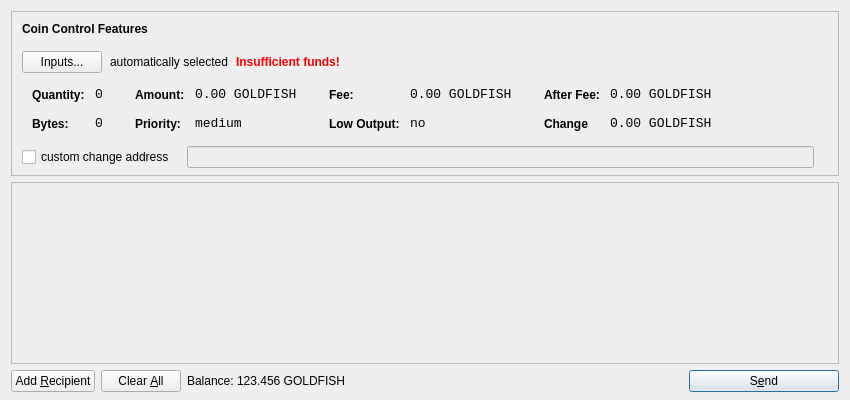
<?xml version="1.0" encoding="UTF-8"?>
<ui version="4.0">
 <class>SendCoinsDialog</class>
 <widget class="QDialog" name="SendCoinsDialog">
  <property name="geometry">
   <rect>
    <x>0</x>
    <y>0</y>
    <width>850</width>
    <height>400</height>
   </rect>
  </property>
  <property name="windowTitle">
   <string>Send Coins</string>
  </property>
  <layout class="QVBoxLayout" name="verticalLayout" stretch="0,1,0">
   <property name="bottomMargin">
    <number>8</number>
   </property>
   <item>
    <widget class="QFrame" name="frameCoinControl">
     <property name="sizePolicy">
      <sizepolicy hsizetype="Expanding" vsizetype="Expanding">
       <horstretch>0</horstretch>
       <verstretch>0</verstretch>
      </sizepolicy>
     </property>
     <property name="maximumSize">
      <size>
       <width>16777215</width>
       <height>16777215</height>
      </size>
     </property>
     <property name="frameShape">
      <enum>QFrame::StyledPanel</enum>
     </property>
     <property name="frameShadow">
      <enum>QFrame::Sunken</enum>
     </property>
     <layout class="QVBoxLayout" name="verticalLayoutCoinControl2">
      <property name="spacing">
       <number>-1</number>
      </property>
      <property name="leftMargin">
       <number>0</number>
      </property>
      <property name="topMargin">
       <number>0</number>
      </property>
      <property name="rightMargin">
       <number>0</number>
      </property>
      <property name="bottomMargin">
       <number>6</number>
      </property>
      <item>
       <layout class="QVBoxLayout" name="verticalLayoutCoinControl" stretch="0,0,0,0,1">
        <property name="spacing">
         <number>0</number>
        </property>
        <property name="leftMargin">
         <number>10</number>
        </property>
        <property name="topMargin">
         <number>10</number>
        </property>
        <item>
         <layout class="QHBoxLayout" name="horizontalLayoutCoinControl1">
          <property name="bottomMargin">
           <number>15</number>
          </property>
          <item>
           <widget class="QLabel" name="labelCoinControlFeatures">
            <property name="sizePolicy">
             <sizepolicy hsizetype="Preferred" vsizetype="Maximum">
              <horstretch>0</horstretch>
              <verstretch>0</verstretch>
             </sizepolicy>
            </property>
            <property name="font">
             <font>
              <weight>75</weight>
              <bold>true</bold>
             </font>
            </property>
            <property name="styleSheet">
             <string notr="true">font-weight:bold;</string>
            </property>
            <property name="text">
             <string>Coin Control Features</string>
            </property>
           </widget>
          </item>
         </layout>
        </item>
        <item>
         <layout class="QHBoxLayout" name="horizontalLayoutCoinControl2" stretch="0,0,0,0">
          <property name="spacing">
           <number>8</number>
          </property>
          <property name="bottomMargin">
           <number>10</number>
          </property>
          <item>
           <widget class="QPushButton" name="pushButtonCoinControl">
            <property name="styleSheet">
             <string notr="true"/>
            </property>
            <property name="text">
             <string>Inputs...</string>
            </property>
           </widget>
          </item>
          <item>
           <widget class="QLabel" name="labelCoinControlAutomaticallySelected">
            <property name="text">
             <string>automatically selected</string>
            </property>
            <property name="margin">
             <number>5</number>
            </property>
           </widget>
          </item>
          <item>
           <widget class="QLabel" name="labelCoinControlInsuffFunds">
            <property name="font">
             <font>
              <weight>75</weight>
              <bold>true</bold>
             </font>
            </property>
            <property name="styleSheet">
             <string notr="true">color:red;font-weight:bold;</string>
            </property>
            <property name="text">
             <string>Insufficient funds!</string>
            </property>
            <property name="margin">
             <number>5</number>
            </property>
           </widget>
          </item>
          <item>
           <spacer name="horizontalSpacerCoinControl">
            <property name="orientation">
             <enum>Qt::Horizontal</enum>
            </property>
            <property name="sizeHint" stdset="0">
             <size>
              <width>40</width>
              <height>1</height>
             </size>
            </property>
           </spacer>
          </item>
         </layout>
        </item>
        <item>
         <widget class="QWidget" name="widgetCoinControl" native="true">
          <property name="sizePolicy">
           <sizepolicy hsizetype="Preferred" vsizetype="Preferred">
            <horstretch>0</horstretch>
            <verstretch>0</verstretch>
           </sizepolicy>
          </property>
          <property name="minimumSize">
           <size>
            <width>0</width>
            <height>0</height>
           </size>
          </property>
          <property name="styleSheet">
           <string notr="true"/>
          </property>
          <layout class="QHBoxLayout" name="horizontalLayoutCoinControl5">
           <property name="margin">
            <number>0</number>
           </property>
           <item>
            <layout class="QHBoxLayout" name="horizontalLayoutCoinControl3" stretch="0,0,0,1">
             <property name="spacing">
              <number>20</number>
             </property>
             <property name="topMargin">
              <number>0</number>
             </property>
             <property name="bottomMargin">
              <number>10</number>
             </property>
             <item>
              <layout class="QFormLayout" name="formLayoutCoinControl1">
               <property name="horizontalSpacing">
                <number>10</number>
               </property>
               <property name="verticalSpacing">
                <number>14</number>
               </property>
               <property name="leftMargin">
                <number>10</number>
               </property>
               <property name="topMargin">
                <number>4</number>
               </property>
               <property name="rightMargin">
                <number>6</number>
               </property>
               <item row="0" column="0">
                <widget class="QLabel" name="labelCoinControlQuantityText">
                 <property name="styleSheet">
                  <string notr="true">font-weight:bold;</string>
                 </property>
                 <property name="text">
                  <string>Quantity:</string>
                 </property>
                 <property name="margin">
                  <number>0</number>
                 </property>
                </widget>
               </item>
               <item row="0" column="1">
                <widget class="QLabel" name="labelCoinControlQuantity">
                 <property name="font">
                  <font>
                   <family>Monospace</family>
                   <pointsize>10</pointsize>
                  </font>
                 </property>
                 <property name="cursor">
                  <cursorShape>IBeamCursor</cursorShape>
                 </property>
                 <property name="contextMenuPolicy">
                  <enum>Qt::ActionsContextMenu</enum>
                 </property>
                 <property name="text">
                  <string>0</string>
                 </property>
                 <property name="margin">
                  <number>0</number>
                 </property>
                 <property name="textInteractionFlags">
                  <set>Qt::LinksAccessibleByMouse|Qt::TextSelectableByKeyboard|Qt::TextSelectableByMouse</set>
                 </property>
                </widget>
               </item>
               <item row="1" column="0">
                <widget class="QLabel" name="labelCoinControlBytesText">
                 <property name="styleSheet">
                  <string notr="true">font-weight:bold;</string>
                 </property>
                 <property name="text">
                  <string>Bytes:</string>
                 </property>
                </widget>
               </item>
               <item row="1" column="1">
                <widget class="QLabel" name="labelCoinControlBytes">
                 <property name="font">
                  <font>
                   <family>Monospace</family>
                   <pointsize>10</pointsize>
                  </font>
                 </property>
                 <property name="cursor">
                  <cursorShape>IBeamCursor</cursorShape>
                 </property>
                 <property name="contextMenuPolicy">
                  <enum>Qt::ActionsContextMenu</enum>
                 </property>
                 <property name="text">
                  <string>0</string>
                 </property>
                 <property name="textInteractionFlags">
                  <set>Qt::LinksAccessibleByMouse|Qt::TextSelectableByKeyboard|Qt::TextSelectableByMouse</set>
                 </property>
                </widget>
               </item>
              </layout>
             </item>
             <item>
              <layout class="QFormLayout" name="formLayoutCoinControl2">
               <property name="horizontalSpacing">
                <number>10</number>
               </property>
               <property name="verticalSpacing">
                <number>14</number>
               </property>
               <property name="leftMargin">
                <number>6</number>
               </property>
               <property name="topMargin">
                <number>4</number>
               </property>
               <property name="rightMargin">
                <number>6</number>
               </property>
               <item row="0" column="0">
                <widget class="QLabel" name="labelCoinControlAmountText">
                 <property name="styleSheet">
                  <string notr="true">font-weight:bold;</string>
                 </property>
                 <property name="text">
                  <string>Amount:</string>
                 </property>
                 <property name="margin">
                  <number>0</number>
                 </property>
                </widget>
               </item>
               <item row="0" column="1">
                <widget class="QLabel" name="labelCoinControlAmount">
                 <property name="font">
                  <font>
                   <family>Monospace</family>
                   <pointsize>10</pointsize>
                  </font>
                 </property>
                 <property name="cursor">
                  <cursorShape>IBeamCursor</cursorShape>
                 </property>
                 <property name="contextMenuPolicy">
                  <enum>Qt::ActionsContextMenu</enum>
                 </property>
                 <property name="text">
                  <string>0.00 GOLDFISH</string>
                 </property>
                 <property name="textInteractionFlags">
                  <set>Qt::LinksAccessibleByMouse|Qt::TextSelectableByKeyboard|Qt::TextSelectableByMouse</set>
                 </property>
                </widget>
               </item>
               <item row="1" column="0">
                <widget class="QLabel" name="labelCoinControlPriorityText">
                 <property name="styleSheet">
                  <string notr="true">font-weight:bold;</string>
                 </property>
                 <property name="text">
                  <string>Priority:</string>
                 </property>
                </widget>
               </item>
               <item row="1" column="1">
                <widget class="QLabel" name="labelCoinControlPriority">
                 <property name="font">
                  <font>
                   <family>Monospace</family>
                   <pointsize>10</pointsize>
                  </font>
                 </property>
                 <property name="cursor">
                  <cursorShape>IBeamCursor</cursorShape>
                 </property>
                 <property name="contextMenuPolicy">
                  <enum>Qt::ActionsContextMenu</enum>
                 </property>
                 <property name="text">
                  <string>medium</string>
                 </property>
                 <property name="textInteractionFlags">
                  <set>Qt::LinksAccessibleByMouse|Qt::TextSelectableByKeyboard|Qt::TextSelectableByMouse</set>
                 </property>
                </widget>
               </item>
              </layout>
             </item>
             <item>
              <layout class="QFormLayout" name="formLayoutCoinControl3">
               <property name="horizontalSpacing">
                <number>10</number>
               </property>
               <property name="verticalSpacing">
                <number>14</number>
               </property>
               <property name="leftMargin">
                <number>6</number>
               </property>
               <property name="topMargin">
                <number>4</number>
               </property>
               <property name="rightMargin">
                <number>6</number>
               </property>
               <item row="0" column="0">
                <widget class="QLabel" name="labelCoinControlFeeText">
                 <property name="styleSheet">
                  <string notr="true">font-weight:bold;</string>
                 </property>
                 <property name="text">
                  <string>Fee:</string>
                 </property>
                 <property name="margin">
                  <number>0</number>
                 </property>
                </widget>
               </item>
               <item row="0" column="1">
                <widget class="QLabel" name="labelCoinControlFee">
                 <property name="font">
                  <font>
                   <family>Monospace</family>
                   <pointsize>10</pointsize>
                  </font>
                 </property>
                 <property name="cursor">
                  <cursorShape>IBeamCursor</cursorShape>
                 </property>
                 <property name="contextMenuPolicy">
                  <enum>Qt::ActionsContextMenu</enum>
                 </property>
                 <property name="text">
                  <string>0.00 GOLDFISH</string>
                 </property>
                 <property name="textInteractionFlags">
                  <set>Qt::LinksAccessibleByMouse|Qt::TextSelectableByKeyboard|Qt::TextSelectableByMouse</set>
                 </property>
                </widget>
               </item>
               <item row="1" column="0">
                <widget class="QLabel" name="labelCoinControlLowOutputText">
                 <property name="styleSheet">
                  <string notr="true">font-weight:bold;</string>
                 </property>
                 <property name="text">
                  <string>Low Output:</string>
                 </property>
                </widget>
               </item>
               <item row="1" column="1">
                <widget class="QLabel" name="labelCoinControlLowOutput">
                 <property name="font">
                  <font>
                   <family>Monospace</family>
                   <pointsize>10</pointsize>
                  </font>
                 </property>
                 <property name="cursor">
                  <cursorShape>IBeamCursor</cursorShape>
                 </property>
                 <property name="contextMenuPolicy">
                  <enum>Qt::ActionsContextMenu</enum>
                 </property>
                 <property name="text">
                  <string>no</string>
                 </property>
                 <property name="textInteractionFlags">
                  <set>Qt::LinksAccessibleByMouse|Qt::TextSelectableByKeyboard|Qt::TextSelectableByMouse</set>
                 </property>
                </widget>
               </item>
              </layout>
             </item>
             <item>
              <layout class="QFormLayout" name="formLayoutCoinControl4">
               <property name="horizontalSpacing">
                <number>10</number>
               </property>
               <property name="verticalSpacing">
                <number>14</number>
               </property>
               <property name="leftMargin">
                <number>6</number>
               </property>
               <property name="topMargin">
                <number>4</number>
               </property>
               <property name="rightMargin">
                <number>6</number>
               </property>
               <item row="0" column="0">
                <widget class="QLabel" name="labelCoinControlAfterFeeText">
                 <property name="styleSheet">
                  <string notr="true">font-weight:bold;</string>
                 </property>
                 <property name="text">
                  <string>After Fee:</string>
                 </property>
                 <property name="margin">
                  <number>0</number>
                 </property>
                </widget>
               </item>
               <item row="0" column="1">
                <widget class="QLabel" name="labelCoinControlAfterFee">
                 <property name="font">
                  <font>
                   <family>Monospace</family>
                   <pointsize>10</pointsize>
                  </font>
                 </property>
                 <property name="cursor">
                  <cursorShape>IBeamCursor</cursorShape>
                 </property>
                 <property name="contextMenuPolicy">
                  <enum>Qt::ActionsContextMenu</enum>
                 </property>
                 <property name="text">
                  <string>0.00 GOLDFISH</string>
                 </property>
                 <property name="textInteractionFlags">
                  <set>Qt::LinksAccessibleByMouse|Qt::TextSelectableByKeyboard|Qt::TextSelectableByMouse</set>
                 </property>
                </widget>
               </item>
               <item row="1" column="0">
                <widget class="QLabel" name="labelCoinControlChangeText">
                 <property name="styleSheet">
                  <string notr="true">font-weight:bold;</string>
                 </property>
                 <property name="text">
                  <string>Change</string>
                 </property>
                </widget>
               </item>
               <item row="1" column="1">
                <widget class="QLabel" name="labelCoinControlChange">
                 <property name="font">
                  <font>
                   <family>Monospace</family>
                   <pointsize>10</pointsize>
                  </font>
                 </property>
                 <property name="cursor">
                  <cursorShape>IBeamCursor</cursorShape>
                 </property>
                 <property name="contextMenuPolicy">
                  <enum>Qt::ActionsContextMenu</enum>
                 </property>
                 <property name="text">
                  <string>0.00 GOLDFISH</string>
                 </property>
                 <property name="textInteractionFlags">
                  <set>Qt::LinksAccessibleByMouse|Qt::TextSelectableByKeyboard|Qt::TextSelectableByMouse</set>
                 </property>
                </widget>
               </item>
              </layout>
             </item>
            </layout>
           </item>
          </layout>
         </widget>
        </item>
        <item>
         <layout class="QHBoxLayout" name="horizontalLayoutCoinControl4" stretch="0,0,0">
          <property name="spacing">
           <number>12</number>
          </property>
          <property name="sizeConstraint">
           <enum>QLayout::SetDefaultConstraint</enum>
          </property>
          <property name="topMargin">
           <number>5</number>
          </property>
          <property name="rightMargin">
           <number>5</number>
          </property>
          <item>
           <widget class="QCheckBox" name="checkBoxCoinControlChange">
            <property name="text">
             <string>custom change address</string>
            </property>
           </widget>
          </item>
          <item>
           <widget class="QLineEdit" name="lineEditCoinControlChange">
            <property name="enabled">
             <bool>false</bool>
            </property>
            <property name="sizePolicy">
             <sizepolicy hsizetype="Expanding" vsizetype="Fixed">
              <horstretch>0</horstretch>
              <verstretch>0</verstretch>
             </sizepolicy>
            </property>
           </widget>
          </item>
          <item>
           <widget class="QLabel" name="labelCoinControlChangeLabel">
            <property name="sizePolicy">
             <sizepolicy hsizetype="Preferred" vsizetype="Expanding">
              <horstretch>0</horstretch>
              <verstretch>0</verstretch>
             </sizepolicy>
            </property>
            <property name="minimumSize">
             <size>
              <width>0</width>
              <height>0</height>
             </size>
            </property>
            <property name="text">
             <string/>
            </property>
            <property name="margin">
             <number>3</number>
            </property>
           </widget>
          </item>
         </layout>
        </item>
        <item>
         <spacer name="verticalSpacerCoinControl">
          <property name="orientation">
           <enum>Qt::Vertical</enum>
          </property>
          <property name="sizeHint" stdset="0">
           <size>
            <width>800</width>
            <height>1</height>
           </size>
          </property>
         </spacer>
        </item>
       </layout>
      </item>
     </layout>
    </widget>
   </item>
   <item>
    <widget class="QScrollArea" name="scrollArea">
     <property name="widgetResizable">
      <bool>true</bool>
     </property>
     <widget class="QWidget" name="scrollAreaWidgetContents">
      <property name="geometry">
       <rect>
        <x>0</x>
        <y>0</y>
        <width>830</width>
        <height>165</height>
       </rect>
      </property>
      <layout class="QVBoxLayout" name="verticalLayout_2">
       <property name="margin">
        <number>0</number>
       </property>
       <item>
        <layout class="QVBoxLayout" name="entries">
         <property name="spacing">
          <number>6</number>
         </property>
        </layout>
       </item>
       <item>
        <spacer name="verticalSpacer">
         <property name="orientation">
          <enum>Qt::Vertical</enum>
         </property>
         <property name="sizeHint" stdset="0">
          <size>
           <width>20</width>
           <height>40</height>
          </size>
         </property>
        </spacer>
       </item>
      </layout>
     </widget>
    </widget>
   </item>
   <item>
    <layout class="QHBoxLayout" name="horizontalLayout">
     <item>
      <widget class="QPushButton" name="addButton">
       <property name="toolTip">
        <string>Send to multiple recipients at once</string>
       </property>
       <property name="text">
        <string>Add &amp;Recipient</string>
       </property>
       <property name="icon">
        <iconset resource="../bitcoin.qrc">
         <normaloff>:/icons/add</normaloff>:/icons/add</iconset>
       </property>
       <property name="autoDefault">
        <bool>false</bool>
       </property>
      </widget>
     </item>
     <item>
      <widget class="QPushButton" name="clearButton">
       <property name="sizePolicy">
        <sizepolicy hsizetype="Minimum" vsizetype="Fixed">
         <horstretch>0</horstretch>
         <verstretch>0</verstretch>
        </sizepolicy>
       </property>
       <property name="toolTip">
        <string>Remove all transaction fields</string>
       </property>
       <property name="text">
        <string>Clear &amp;All</string>
       </property>
       <property name="icon">
        <iconset resource="../bitcoin.qrc">
         <normaloff>:/icons/remove</normaloff>:/icons/remove</iconset>
       </property>
       <property name="autoRepeatDelay">
        <number>300</number>
       </property>
       <property name="autoDefault">
        <bool>false</bool>
       </property>
      </widget>
     </item>
     <item>
      <layout class="QHBoxLayout" name="horizontalLayout_2">
       <property name="spacing">
        <number>3</number>
       </property>
       <item>
        <widget class="QLabel" name="label">
         <property name="sizePolicy">
          <sizepolicy hsizetype="Preferred" vsizetype="Fixed">
           <horstretch>0</horstretch>
           <verstretch>0</verstretch>
          </sizepolicy>
         </property>
         <property name="text">
          <string>Balance:</string>
         </property>
        </widget>
       </item>
       <item>
        <widget class="QLabel" name="labelBalance">
         <property name="sizePolicy">
          <sizepolicy hsizetype="Preferred" vsizetype="Fixed">
           <horstretch>0</horstretch>
           <verstretch>0</verstretch>
          </sizepolicy>
         </property>
         <property name="cursor">
          <cursorShape>IBeamCursor</cursorShape>
         </property>
         <property name="text">
          <string>123.456 GOLDFISH</string>
         </property>
         <property name="textInteractionFlags">
          <set>Qt::LinksAccessibleByMouse|Qt::TextSelectableByKeyboard|Qt::TextSelectableByMouse</set>
         </property>
        </widget>
       </item>
      </layout>
     </item>
     <item>
      <spacer name="horizontalSpacer">
       <property name="orientation">
        <enum>Qt::Horizontal</enum>
       </property>
       <property name="sizeHint" stdset="0">
        <size>
         <width>40</width>
         <height>20</height>
        </size>
       </property>
      </spacer>
     </item>
     <item>
      <widget class="QPushButton" name="sendButton">
       <property name="minimumSize">
        <size>
         <width>150</width>
         <height>0</height>
        </size>
       </property>
       <property name="toolTip">
        <string>Confirm the send action</string>
       </property>
       <property name="text">
        <string>S&amp;end</string>
       </property>
       <property name="icon">
        <iconset resource="../bitcoin.qrc">
         <normaloff>:/icons/send</normaloff>:/icons/send</iconset>
       </property>
       <property name="default">
        <bool>true</bool>
       </property>
      </widget>
     </item>
    </layout>
   </item>
  </layout>
 </widget>
 <resources>
  <include location="../bitcoin.qrc"/>
 </resources>
 <connections/>
</ui>
